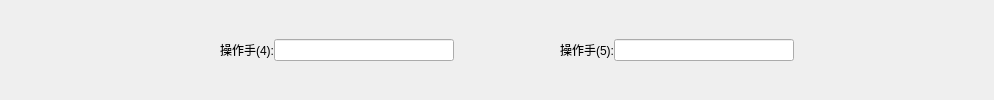
        <widget class="QWidget" name="widget_11" native="true">
         <layout class="QHBoxLayout" name="horizontalLayout_11">
          <property name="spacing">
           <number>0</number>
          </property>
          <property name="leftMargin">
           <number>0</number>
          </property>
          <property name="topMargin">
           <number>0</number>
          </property>
          <property name="rightMargin">
           <number>0</number>
          </property>
          <property name="bottomMargin">
           <number>0</number>
          </property>
          <item>
           <spacer name="horizontalSpacer_11">
            <property name="orientation">
             <enum>Qt::Horizontal</enum>
            </property>
            <property name="sizeType">
             <enum>QSizePolicy::Minimum</enum>
            </property>
            <property name="sizeHint" stdset="0">
             <size>
              <width>114</width>
              <height>20</height>
             </size>
            </property>
           </spacer>
          </item>
          <item>
           <widget class="QLabel" name="label_30">
            <property name="minimumSize">
             <size>
              <width>160</width>
              <height>0</height>
             </size>
            </property>
            <property name="maximumSize">
             <size>
              <width>160</width>
              <height>16777215</height>
             </size>
            </property>
            <property name="text">
             <string>操作手(4):</string>
            </property>
            <property name="alignment">
             <set>Qt::AlignRight|Qt::AlignTrailing|Qt::AlignVCenter</set>
            </property>
           </widget>
          </item>
          <item>
           <widget class="QLineEdit" name="operator4LE">
            <property name="minimumSize">
             <size>
              <width>180</width>
              <height>0</height>
             </size>
            </property>
            <property name="maximumSize">
             <size>
              <width>180</width>
              <height>16777215</height>
             </size>
            </property>
           </widget>
          </item>
          <item>
           <widget class="QLabel" name="label_29">
            <property name="minimumSize">
             <size>
              <width>160</width>
              <height>0</height>
             </size>
            </property>
            <property name="maximumSize">
             <size>
              <width>160</width>
              <height>16777215</height>
             </size>
            </property>
            <property name="text">
             <string>操作手(5):</string>
            </property>
            <property name="alignment">
             <set>Qt::AlignRight|Qt::AlignTrailing|Qt::AlignVCenter</set>
            </property>
           </widget>
          </item>
          <item>
           <widget class="QLineEdit" name="operator5LE">
            <property name="minimumSize">
             <size>
              <width>180</width>
              <height>0</height>
             </size>
            </property>
            <property name="maximumSize">
             <size>
              <width>180</width>
              <height>16777215</height>
             </size>
            </property>
           </widget>
          </item>
          <item>
           <spacer name="horizontalSpacer_14">
            <property name="orientation">
             <enum>Qt::Horizontal</enum>
            </property>
            <property name="sizeType">
             <enum>QSizePolicy::Maximum</enum>
            </property>
            <property name="sizeHint" stdset="0">
             <size>
              <width>200</width>
              <height>20</height>
             </size>
            </property>
           </spacer>
          </item>
         </layout>
        </widget>
